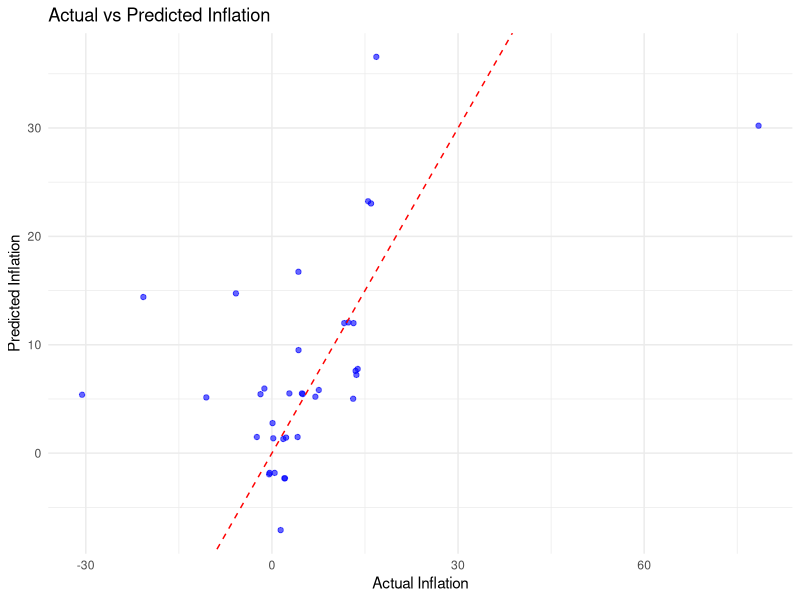

Reproduce this figure in R.
getwd()
# -------------------------------
# 1. Install and load packages
# -------------------------------
install.packages(c("tidyverse", "caret"), dependencies = TRUE)
library(tidyverse)
library(caret)

# -------------------------------
# 2. Load the dataset
# -------------------------------
data <- read.csv("data/AFG_Dataset.csv", header = TRUE, sep = ",")

# -------------------------------
# 3. Clean the data
# -------------------------------
# Remove rows with missing Inflation values
data_clean <- data %>% drop_na(Inflation)

# -------------------------------
# 4. Split into training and test sets
# -------------------------------
set.seed(123)  # for reproducibility
trainIndex <- createDataPartition(data_clean$Inflation, p = 0.8, list = FALSE)
trainData <- data_clean[trainIndex, ]
testData  <- data_clean[-trainIndex, ]

# -------------------------------
# 5. Fit linear regression model
# -------------------------------
lm_model <- lm(Inflation ~ Open + High + Low + Close, data = trainData)

# -------------------------------
# 6. Model summary
# -------------------------------
summary(lm_model)

# -------------------------------
# 7. Predict on test set
# -------------------------------
predictions <- predict(lm_model, newdata = testData)

# -------------------------------
# 8. Evaluate model performance
# -------------------------------
MAE <- mean(abs(predictions - testData$Inflation))
MSE <- mean((predictions - testData$Inflation)^2)
RMSE <- sqrt(MSE)

cat("MAE:", MAE, "\nMSE:", MSE, "\nRMSE:", RMSE, "\n")

# -------------------------------
# 9. Plot Actual vs Predicted
# -------------------------------
ggplot(data.frame(Actual = testData$Inflation, Predicted = predictions),
       aes(x = Actual, y = Predicted)) +
  geom_point(color = "blue", alpha = 0.6) +
  geom_abline(slope = 1, intercept = 0, color = "red", linetype = "dashed") +
  labs(title = "Actual vs Predicted Inflation",
       x = "Actual Inflation",
       y = "Predicted Inflation") +
  theme_minimal()
# Fit the linear regression model
lm_model <- lm(Inflation ~ Open + High + Low + Close, data = trainData)

# Show the summary of the model
summary(lm_model)
# Fit the linear regression model
lm_model <- lm(Inflation ~ Open + High + Low + Close, data = trainData)

# Show the coefficients (intercept + slopes)
coef(lm_model)

# Optionally, print the equation in a nice format
eq <- paste0(
  "Inflation = ",
  round(coef(lm_model)[1], 4), " + ",
  round(coef(lm_model)[2], 4), "*Open + ",
  round(coef(lm_model)[3], 4), "*High + ",
  round(coef(lm_model)[4], 4), "*Low + ",
  round(coef(lm_model)[5], 4), "*Close"
)

cat(eq)
